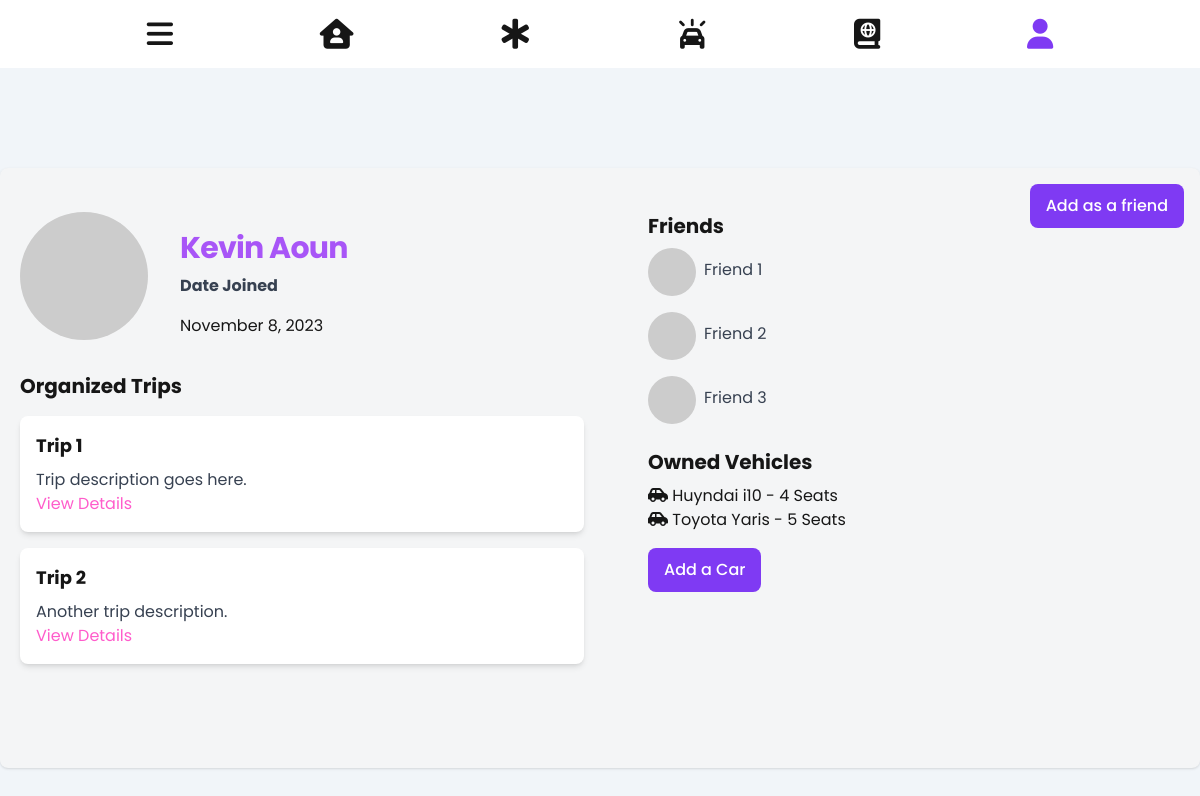
Screenshot of /profile/ (signed in) with the database file from the repository.
### core/models.py (models this page shows)
class Vehicle(models.Model):
    plateNb = models.CharField(max_length=500, blank=True, primary_key=True)
    userID = models.ForeignKey(Person, on_delete=models.CASCADE)
    model = models.CharField(max_length=255)
    make = models.CharField(max_length=255)
    color = models.CharField(max_length=255)
    nbSeats = models.PositiveIntegerField()

### core/views.py (the view)
# urls.py: path('profile/', views.user_profile, name='userProfile'),
def user_profile(request, *args, **kwargs):
    logged_person = request.user.person
    my_cars = Vehicle.objects.filter(userID=logged_person).order_by('-plateNb')
    context = {
        "cars": my_cars,
    }
    return render(request, 'profile.html', context)

### core/templates/profile.html (shortened to what this page needs)
{% extends 'core.html' %}
{% block profile_content%}
<body class="bg-slate-100">
    <div class="h-screen flex flex-col items-center justify-center">
        <div class="w-full max-w-7xl h-3/4 bg-light rounded-lg shadow p-5 grid grid-cols-1 md:grid-cols-2 gap-8 mx-4 relative">
            <div class="mt-6">
                <div class="flex items-center space-x-8">
                    <img class="w-32 h-32 object-cover rounded-full" src="https://via.placeholder.com/200" alt="Profile Image">
                    <div class="mt-4">
                        <h1 class="text-2xl font-bold leading-tight tracking-tight md:text-3xl text-purple-500 mb-2">
                            {{request.user.first_name}} {{request.user.last_name}}
                        </h1>
                        <p class="text-gray-700 mb-4 font-bold">Date Joined</p>
                        {{ request.user.date_joined|date:"F j, Y" }}
                    </div>
                </div>
                <h2 class="text-xl font-bold mb-4 mt-8">Organized Trips</h2>
                <div class="grid grid-cols-1 gap-4">
                    <div class="bg-white rounded-lg p-4 shadow-md">
                        <h3 class="text-lg font-bold mb-2">Trip 1</h3>
                        <p class="text-gray-700">Trip description goes here.</p>
                        <a href="#" class="color-pink hover:underline">View Details</a>
                    </div>
                    <div class="bg-white rounded-lg p-4 shadow-md">
                        <h3 class="text-lg font-bold mb-2">Trip 2</h3>
                        <p class="text-gray-700">Another trip description.</p>
                        <a href="#" class="color-pink hover:underline">View Details</a>
                    </div>
                </div>
            </div>
            <div class="mx-8">
                <button class="bg-sec text-white font-medium rounded-lg px-4 py-2.5 absolute top-4 right-4 focus:outline-none focus:ring-4 focus:ring-primary-300">Add as a friend</button>
                <h2 class="text-xl font-bold mb-2 mt-6">Friends</h2>
                <div class="space-y-4">
                    <div class="flex items-center space-x-2">
                        <img class="w-12 h-12 object-cover rounded-full" src="https://via.placeholder.com/50" alt="Friend 1">
                        <div>
                            <p class="text-gray-700 mb-1"><a href="#">Friend 1</a></p>
                        </div>
                    </div>
                    <div class="flex items-center space-x-2">
                        <img class="w-12 h-12 object-cover rounded-full" src="https://via.placeholder.com/50" alt="Friend 2">
                        <div>
                            <p class="text-gray-700 mb-1"><a href="#">Friend 2</a></p>
                        </div>
                    </div>
                    <div class="flex items-center space-x-2">
                        <img class="w-12 h-12 object-cover rounded-full" src="https://via.placeholder.com/50" alt="Friend 3">
                        <div>
                            <p class="text-gray-700 mb-1"><a href="#">Friend 3</a></p>
                        </div>
                    </div>
                </div>
                <h2 class="text-xl font-bold mb-2 mt-6">Owned Vehicles</h2>
                <ul class="list-none pl-0">
                    {% if cars %}
                        {% for car in cars %}
                            <li>
                                <i class="fa-solid fa-car-side"></i>
                                {{ car.make }} {{car.model}} - {{car.nbSeats}} Seats
                            </li>
                        {% endfor %}
                    {%else%}
                        <p>No cars yet.</p>
                    {%endif%}
                </ul>
                <button class="bg-sec text-white font-medium rounded-lg px-4 py-2.5 top-4 right-4 focus:outline-none focus:ring-4 focus:ring-primary-300 mt-4"><a href="{% url 'createCar' %}">Add a Car</a></button>
            </div>
        </div>
    </div>
</body>
{%endblock%}

### rows the page displays
Vehicle: make "Huyndai", model "i10", nbSeats "4"
Vehicle: make "Toyota", model "Yaris", nbSeats "5"

### other values shown
{{ request.user.first_name }} "Kevin"
{{ request.user.last_name }} "Aoun"
{{ request.user.date_joined|date:"F j, Y" }} "November 8, 2023"
